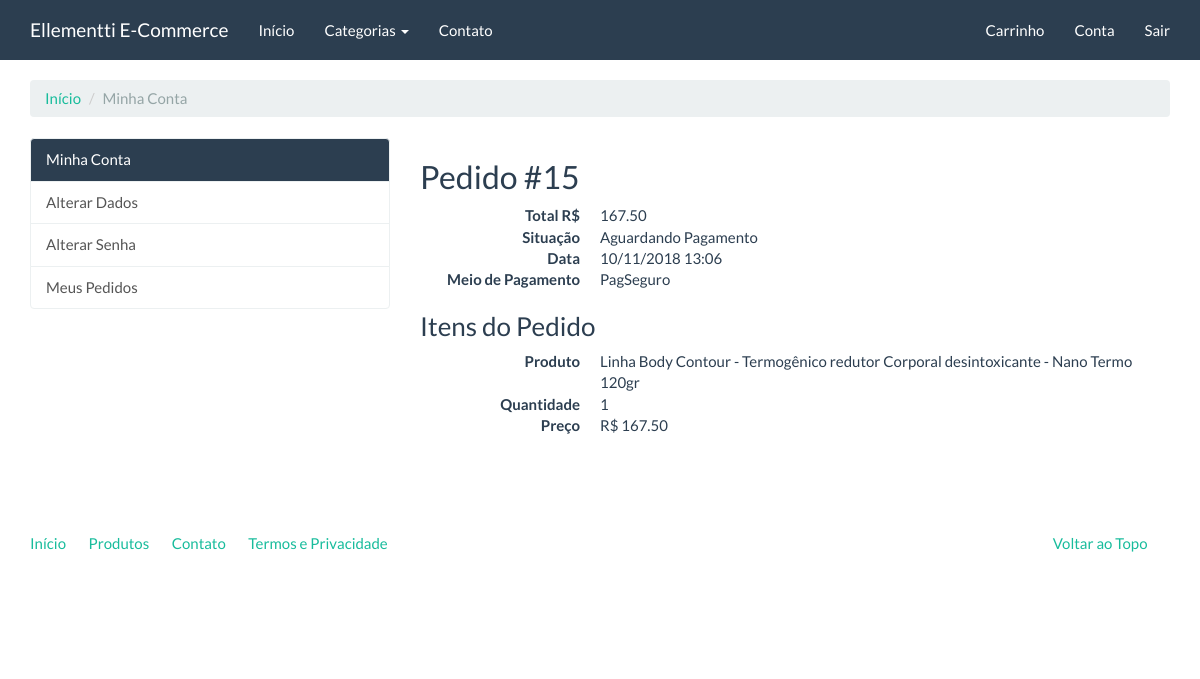
The page /compras/meus-pedidos/15/ (signed in) on the database its author committed.
### checkout/models.py (models this page shows, shortened)
class Order(models.Model):
    STATUS_CHOICES = (
        (0, 'Aguardando Pagamento'),
        (1, 'Concluída'),
        (2, 'Cancelada'),
    )
    PAYMENT_OPTION_CHOICES = (
        ('deposit', 'Depósito'),
        ('pagseguro', 'PagSeguro'),
        ('paypal', 'Paypal'),
    )
    user = models.ForeignKey(settings.AUTH_USER_MODEL, verbose_name='Usuário')
    status = models.IntegerField(
        'Situação', choices=STATUS_CHOICES, default=0, blank=True
    )
    payment_option = models.CharField(
        'Opção de Pagamento', choices=PAYMENT_OPTION_CHOICES, max_length=20,
        default='deposit'
    )
    created = models.DateTimeField('Criado em', auto_now_add=True)
    modified = models.DateTimeField('Modificado em', auto_now=True)
    objects = OrderManager()
    class Meta:
        verbose_name = 'Pedido'
        verbose_name_plural = 'Pedidos'
    def total(self):
        aggregate_queryset = self.items.aggregate(
            total=models.Sum(
                models.F('price') * models.F('quantity'),
                output_field=models.DecimalField()
            )
        )
        return aggregate_queryset['total']
    def pagseguro(self):
        self.payment_option = 'pagseguro'
        self.save()
        pg = PagSeguro(
            email=settings.PAGSEGURO_EMAIL, token=settings.PAGSEGURO_TOKEN,
            config={'sandbox': settings.PAGSEGURO_SANDBOX}
        )
        pg.sender = {
            'email': self.user.email
        }
        pg.reference_prefix = ''
        pg.shipping = None
        pg.reference = self.pk
        for item in self.items.all():
            pg.items.append(
                {
                    'id': item.product.pk,
                    'description': item.product.name,
                    'quantity': item.quantity,
                    'amount': '%.2f' % item.price
                }
            )
        return pg
    def paypal(self):
        self.payment_option = 'paypal'
        self.save()
        paypal_dict = {
            'upload': '1',
            'business': settings.PAYPAL_EMAIL,
            'invoice': self.pk,
            'cmd': '_cart',
            'currency_code': 'BRL',
            'charset': 'utf-8',
        }
        index = 1
        for item in self.items.all():
            paypal_dict['amount_{}'.format(index)] = '%.2f' % item.price
            paypal_dict['item_name_{}'.format(index)] = item.product.name
            paypal_dict['quantity_{}'.format(index)] = item.quantity
            index = index + 1
        return paypal_dict

class OrderItem(models.Model):
    order = models.ForeignKey(Order, verbose_name='Pedido', related_name='items')
    product = models.ForeignKey('catalog.Product', verbose_name='Produto')
    quantity = models.PositiveIntegerField('Quantidade', default=1)
    price = models.DecimalField('Preço', decimal_places=2, max_digits=8)
    class Meta:
        verbose_name = 'Item do pedido'
        verbose_name_plural = 'Itens dos pedidos'

### catalog/models.py (models this page shows, shortened)
class Product(models.Model):
    name = models.CharField('Nome', max_length=100)
    slug = models.SlugField('Identificador', max_length=100)
    category = models.ForeignKey('catalog.Category', verbose_name='Categoria', on_delete=models.CASCADE)
    description = models.TextField('Descrição', blank=True)
    price = models.DecimalField('Preço', decimal_places=2, max_digits=8)
    created = models.DateTimeField('Criado em', auto_now_add=True)
    modified = models.DateTimeField('Modificado em', auto_now=True)
    class Meta:
        verbose_name = 'Produto'
        verbose_name_plural = 'Produtos'
        ordering = ['name']
    def __str__(self):
        return self.name

### checkout/views.py (the view)
class OrderDetailView(LoginRequiredMixin, DetailView):
    template_name = 'checkout/order_detail.html'
    def get_queryset(self):
        return Order.objects.filter(user=self.request.user)

### catalog/context_processors.py (called while the page is built)
def categories(request):
    return {
        'categories': Category.objects.all()
    }

### catalog/models.py (called while the page is built)
    def __str__(self):
        return self.name

    def get_absolute_url(self):
        return reverse('catalog:category', kwargs={'slug': self.slug})

### checkout/templates/checkout/order_detail.html (shortened to what this page needs)
{% extends "accounts/index.html" %}
{% block accounts_container %}
<h2>Pedido #{{ order.pk }}</h2>
<dl class="dl-horizontal">
    <dt>Total R$</dt>
    <dd>{{ object.total|floatformat:"2" }}</dd>
    <dt>Situação</dt>
    <dd>{{ object.get_status_display }}</dd>
    <dt>Data</dt>
    <dd>{{ object.created|date:"d/m/Y H:i" }}</dd>
    <dt>Meio de Pagamento</dt>
    <dd>{{ object.get_payment_option_display }}</dd>
</dl>
<h3>Itens do Pedido</h3>
{% for item in object.items.all %}
    <dl class="dl-horizontal">
        <dt>Produto</dt>
        <dd>{{ item.product }}</dd>
        <dt>Quantidade</dt>
        <dd>{{ item.quantity }}</dd>
        <dt>Preço</dt>
        <dd>R$ {{ item.price|floatformat:"2" }}</dd>
    </dl>
{% endfor %}
{% endblock %}

### rows shown on the page
Order: pk "15", total "167.50", status "Aguardando Pagamento", created "10/11/2018 13:06", payment_option "PagSeguro"
OrderItem: product "Linha Body Contour - Termogênico redutor Corporal desintoxicante - Nano Termo 120gr", quantity "1", price "167.50"
